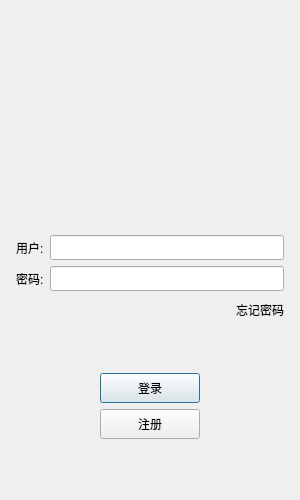
<?xml version="1.0" encoding="UTF-8"?>
<ui version="4.0">
 <class>LoginDialog</class>
 <widget class="QDialog" name="LoginDialog">
  <property name="geometry">
   <rect>
    <x>0</x>
    <y>0</y>
    <width>300</width>
    <height>500</height>
   </rect>
  </property>
  <property name="minimumSize">
   <size>
    <width>300</width>
    <height>500</height>
   </size>
  </property>
  <property name="maximumSize">
   <size>
    <width>300</width>
    <height>500</height>
   </size>
  </property>
  <property name="windowTitle">
   <string>Dialog</string>
  </property>
  <layout class="QVBoxLayout" name="verticalLayout_2">
   <item>
    <layout class="QVBoxLayout" name="verticalLayout">
     <property name="leftMargin">
      <number>5</number>
     </property>
     <property name="topMargin">
      <number>5</number>
     </property>
     <property name="rightMargin">
      <number>5</number>
     </property>
     <property name="bottomMargin">
      <number>5</number>
     </property>
     <item>
      <widget class="QWidget" name="widget" native="true">
       <layout class="QGridLayout" name="gridLayout">
        <item row="0" column="0">
         <widget class="QLabel" name="label">
          <property name="sizePolicy">
           <sizepolicy hsizetype="Preferred" vsizetype="Preferred">
            <horstretch>100</horstretch>
            <verstretch>100</verstretch>
           </sizepolicy>
          </property>
          <property name="minimumSize">
           <size>
            <width>150</width>
            <height>150</height>
           </size>
          </property>
          <property name="maximumSize">
           <size>
            <width>150</width>
            <height>150</height>
           </size>
          </property>
          <property name="text">
           <string/>
          </property>
          <property name="pixmap">
           <pixmap resource="rc.qrc">:/res/guisan_w.png</pixmap>
          </property>
          <property name="scaledContents">
           <bool>true</bool>
          </property>
          <property name="alignment">
           <set>Qt::AlignmentFlag::AlignCenter</set>
          </property>
         </widget>
        </item>
       </layout>
      </widget>
     </item>
     <item>
      <spacer name="verticalSpacer_3">
       <property name="orientation">
        <enum>Qt::Orientation::Vertical</enum>
       </property>
       <property name="sizeHint" stdset="0">
        <size>
         <width>20</width>
         <height>40</height>
        </size>
       </property>
      </spacer>
     </item>
     <item>
      <layout class="QHBoxLayout" name="horizontalLayout">
       <item>
        <widget class="QLabel" name="user_label">
         <property name="minimumSize">
          <size>
           <width>0</width>
           <height>25</height>
          </size>
         </property>
         <property name="maximumSize">
          <size>
           <width>16777215</width>
           <height>25</height>
          </size>
         </property>
         <property name="text">
          <string>用户:</string>
         </property>
        </widget>
       </item>
       <item>
        <widget class="QLineEdit" name="user_lineEdit">
         <property name="minimumSize">
          <size>
           <width>0</width>
           <height>25</height>
          </size>
         </property>
         <property name="maximumSize">
          <size>
           <width>16777215</width>
           <height>25</height>
          </size>
         </property>
        </widget>
       </item>
      </layout>
     </item>
     <item>
      <layout class="QHBoxLayout" name="horizontalLayout_2">
       <item>
        <widget class="QLabel" name="pass_label">
         <property name="minimumSize">
          <size>
           <width>0</width>
           <height>25</height>
          </size>
         </property>
         <property name="maximumSize">
          <size>
           <width>16777215</width>
           <height>25</height>
          </size>
         </property>
         <property name="text">
          <string>密码:</string>
         </property>
        </widget>
       </item>
       <item>
        <widget class="QLineEdit" name="pass_lineEdit">
         <property name="minimumSize">
          <size>
           <width>0</width>
           <height>25</height>
          </size>
         </property>
         <property name="maximumSize">
          <size>
           <width>16777215</width>
           <height>25</height>
          </size>
         </property>
        </widget>
       </item>
      </layout>
     </item>
     <item>
      <layout class="QHBoxLayout" name="horizontalLayout_3">
       <item>
        <spacer name="horizontalSpacer">
         <property name="orientation">
          <enum>Qt::Orientation::Horizontal</enum>
         </property>
         <property name="sizeHint" stdset="0">
          <size>
           <width>40</width>
           <height>20</height>
          </size>
         </property>
        </spacer>
       </item>
       <item>
        <widget class="QLabel" name="forget_label">
         <property name="minimumSize">
          <size>
           <width>0</width>
           <height>25</height>
          </size>
         </property>
         <property name="maximumSize">
          <size>
           <width>16777215</width>
           <height>25</height>
          </size>
         </property>
         <property name="text">
          <string>忘记密码</string>
         </property>
        </widget>
       </item>
      </layout>
     </item>
     <item>
      <spacer name="verticalSpacer">
       <property name="orientation">
        <enum>Qt::Orientation::Vertical</enum>
       </property>
       <property name="sizeHint" stdset="0">
        <size>
         <width>20</width>
         <height>40</height>
        </size>
       </property>
      </spacer>
     </item>
     <item>
      <layout class="QHBoxLayout" name="horizontalLayout_4">
       <item>
        <spacer name="horizontalSpacer_2">
         <property name="orientation">
          <enum>Qt::Orientation::Horizontal</enum>
         </property>
         <property name="sizeHint" stdset="0">
          <size>
           <width>40</width>
           <height>20</height>
          </size>
         </property>
        </spacer>
       </item>
       <item>
        <widget class="QPushButton" name="login_btn">
         <property name="minimumSize">
          <size>
           <width>100</width>
           <height>30</height>
          </size>
         </property>
         <property name="maximumSize">
          <size>
           <width>100</width>
           <height>30</height>
          </size>
         </property>
         <property name="text">
          <string>登录</string>
         </property>
        </widget>
       </item>
       <item>
        <spacer name="horizontalSpacer_3">
         <property name="orientation">
          <enum>Qt::Orientation::Horizontal</enum>
         </property>
         <property name="sizeHint" stdset="0">
          <size>
           <width>40</width>
           <height>20</height>
          </size>
         </property>
        </spacer>
       </item>
      </layout>
     </item>
     <item>
      <layout class="QHBoxLayout" name="horizontalLayout_6">
       <item>
        <spacer name="horizontalSpacer_4">
         <property name="orientation">
          <enum>Qt::Orientation::Horizontal</enum>
         </property>
         <property name="sizeHint" stdset="0">
          <size>
           <width>40</width>
           <height>20</height>
          </size>
         </property>
        </spacer>
       </item>
       <item>
        <widget class="QPushButton" name="reg_btn">
         <property name="minimumSize">
          <size>
           <width>100</width>
           <height>30</height>
          </size>
         </property>
         <property name="maximumSize">
          <size>
           <width>100</width>
           <height>30</height>
          </size>
         </property>
         <property name="text">
          <string>注册</string>
         </property>
        </widget>
       </item>
       <item>
        <spacer name="horizontalSpacer_5">
         <property name="orientation">
          <enum>Qt::Orientation::Horizontal</enum>
         </property>
         <property name="sizeHint" stdset="0">
          <size>
           <width>40</width>
           <height>20</height>
          </size>
         </property>
        </spacer>
       </item>
      </layout>
     </item>
     <item>
      <spacer name="verticalSpacer_2">
       <property name="orientation">
        <enum>Qt::Orientation::Vertical</enum>
       </property>
       <property name="sizeHint" stdset="0">
        <size>
         <width>20</width>
         <height>40</height>
        </size>
       </property>
      </spacer>
     </item>
    </layout>
   </item>
  </layout>
 </widget>
 <resources>
  <include location="rc.qrc"/>
 </resources>
 <connections/>
</ui>
